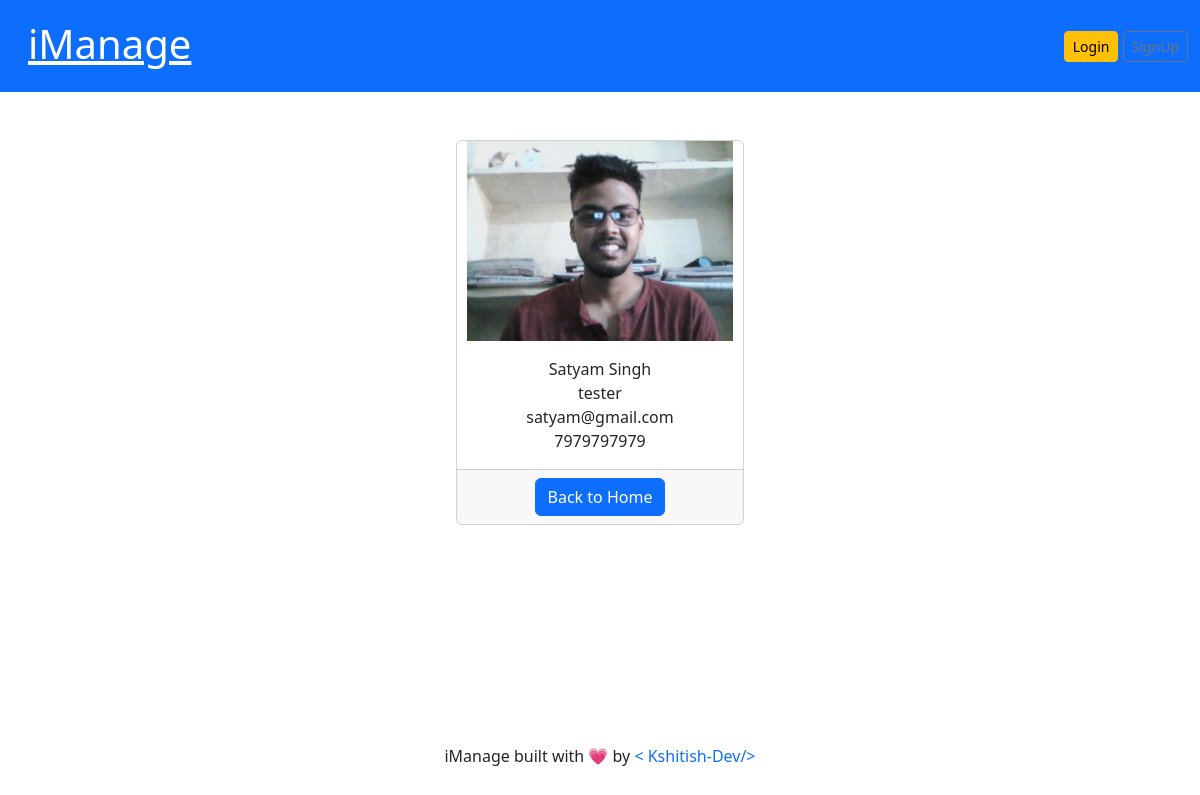
Before: /employees/2/ with the older database file.
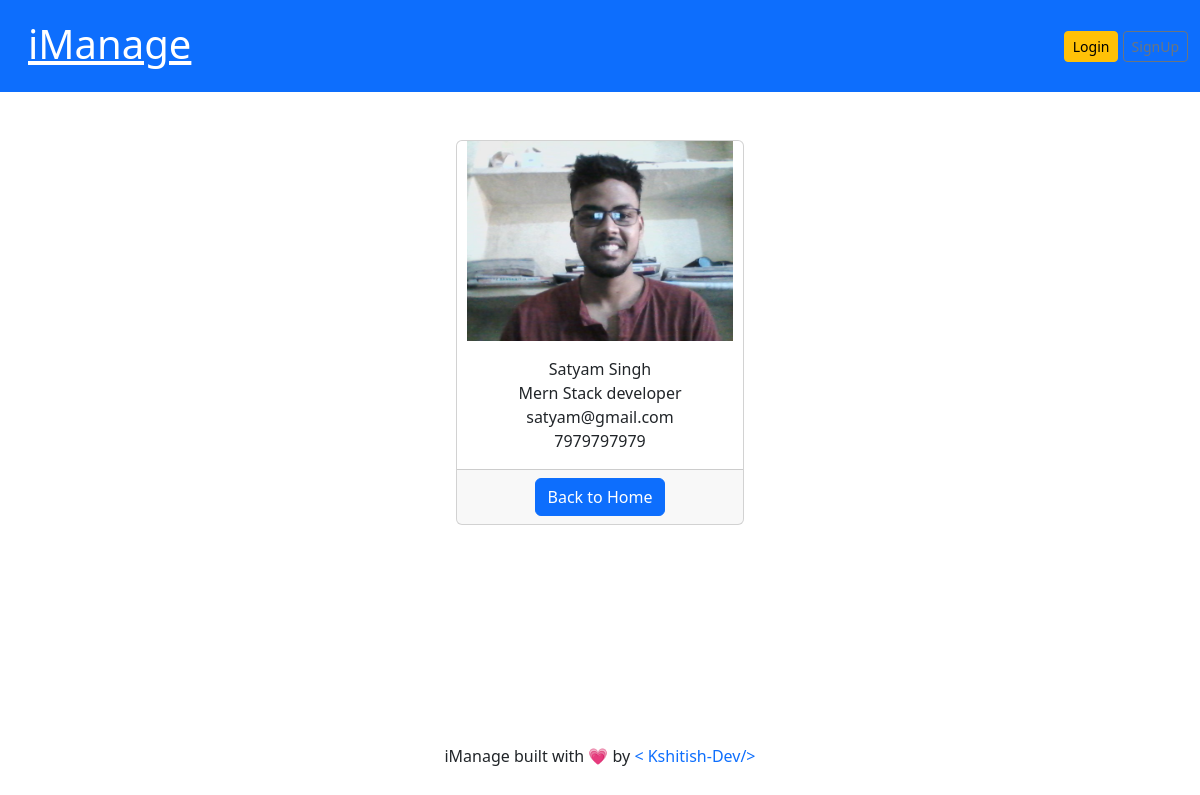
After: the same page with the newer database file.
### employees/models.py (models this page shows, shortened)
class  Employee(models.Model):
    first_name = models.CharField(max_length=100)
    last_name = models.CharField(max_length=100)
    photo = models.ImageField(upload_to='images')       #<-- this is media file
    designation = models.CharField(max_length=100)
    email_address = models.EmailField(max_length=100, unique=True)
    phone_number = models.CharField(max_length=12 , blank=True)
    created_at = models.DateTimeField(auto_now_add=True)
    updated_at = models.DateTimeField(auto_now=True)

### employees/views.py (the view)
# urls.py: path('<int:pk>/', views.employee_details, name='employee_details'),
def employee_details(request, pk):
    employee = get_object_or_404(Employee, pk=pk)
    context  = {
        'employee' : employee
    }
    return render(request, 'employee_details.html', context)

### templates/employee_details.html
{% extends 'base.html' %}
{% block content %}
    <div class="container pt-5">
      <div class="card mx-auto" style="width: 18rem;">
        <img class="card-img-top" src="{{employee.photo.url}}" alt="employee-photo" style="height: 200px; width: 100%; object-fit: contain; object-position: center;">        <div class="card-body text-center">
          <p class="card-text m-0">{{ employee.first_name }} {{ employee.last_name }} </p>
          <p class="card-text m-0">{{ employee.designation }} </p>
          <p class="card-text m-0">{{ employee.email_address }} </p>
          <p class="card-text m-0">{{ employee.phone_number }} </p>
        </div>
        <div class="card-footer text-center">
          <a href="{% url 'home' %}" class="btn btn-primary">Back to Home</a>
        </div>
      </div>
    </div>
{% endblock %}

Changed rows visible on the page:
changed Employee "Satyam": designation "tester" → "Mern Stack developer"
